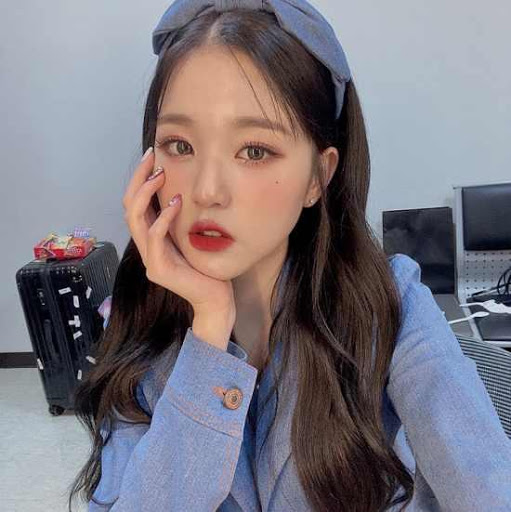
#> input picture 02. openCV/team/xmlSample/sachin.jpg, 511 x 512 px
$ jupyter execute --allow-errors test.ipynb
#> lines starting #> are read from the running program, lines starting #| are printed output that depends on the picture
[cell 1]
import numpy as np
import cv2 as cv


#　顔とめを認識するXMLファイルを呼び出す。
face_cascade = cv.CascadeClassifier('haarcascade_frontface.xml')
eye_cascade = cv.CascadeClassifier('mouth.xml')


img1 = cv.imread('sachin.jpg')
#> img1 is the input picture: shape (512, 511, 3); mean B, G, R 126.5, 118.2, 123.3
gray1 = cv.cvtColor(img1, cv.COLOR_BGR2GRAY)

img2 = cv.imread('sachin2.jpg')
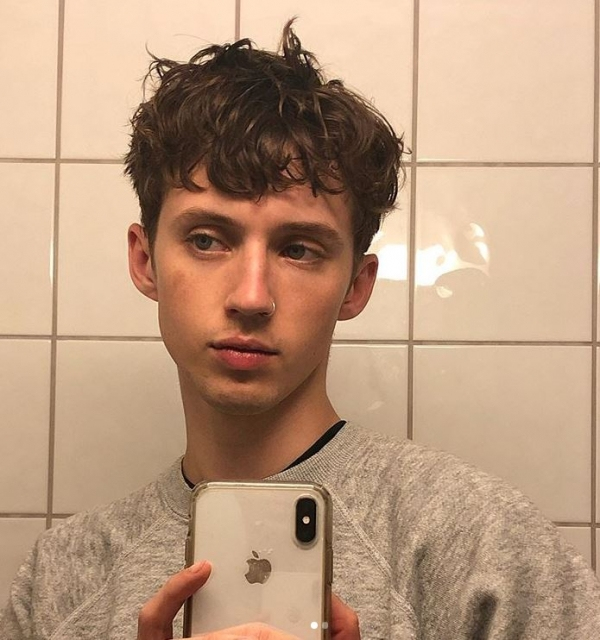
#> input picture 02. openCV/team/xmlSample/sachin2.jpg, 600 x 640 px
#> img2 is the input picture: shape (640, 600, 3); mean B, G, R 127.4, 153.7, 186.4
gray2 = cv.cvtColor(img2, cv.COLOR_BGR2GRAY)

img3 = cv.imread('sachin3.jpg')
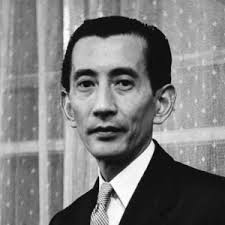
#> input picture 02. openCV/team/xmlSample/sachin3.jpg, 225 x 225 px
#> img3 is the input picture: shape (225, 225, 3); min 0, max 255, mean 125.6
gray3 = cv.cvtColor(img3, cv.COLOR_BGR2GRAY)


# 顔の認識.
faces1 = face_cascade.detectMultiScale(gray1, 1.3, 5)
#> faces1 = [[106, 61, 219, 219]]
faces2 = face_cascade.detectMultiScale(gray2, 1.3, 5)
#> faces2 = [[138, 151, 231, 231]]
faces3 = face_cascade.detectMultiScale(gray3, 1.3, 5)
#> faces3 = [[48, 36, 116, 116]]

#顔の座標をRETURNする。
for (x,y,w,h) in faces1:

    # 顔を表示。
    cv.rectangle(img1,(x,y),(x+w,y+h),(255,0,0),2)

    #　目は顔の中にあるので顔の中でやる
    roi_gray1 = gray1[y:y+h, x:x+w]
    roi_color1 = img1[y:y+h, x:x+w]

    # 目の認識.
    eyes1 = eye_cascade.detectMultiScale(roi_gray1)

    # 目の座標をRETURNする.
    for (ex,ey,ew,eh) in eyes1:
        # 顔を表示
        cv.rectangle(roi_color1,(ex,ey),(ex+ew,ey+eh),(0,255,0),2)
#> this loop made 1 pass
#> (x, y, w, h, eyes1) on pass 1: (106, 61, 219, 219, [[77, 163, 57, 34], [121, 80, 59, 35], [101, 56, 106, 64]])
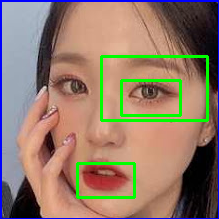
#> roi_color1: shape (219, 219, 3); mean B, G, R 106.3, 122.9, 145.7

for (x,y,w,h) in faces2:

    cv.rectangle(img2,(x,y),(x+w,y+h),(255,0,0),2)

    roi_gray2 = gray2[y:y+h, x:x+w]
    roi_color2 = img2[y:y+h, x:x+w]

    eyes2 = eye_cascade.detectMultiScale(roi_gray2)

    for (ex,ey,ew,eh) in eyes2:
        cv.rectangle(roi_color2,(ex,ey),(ex+ew,ey+eh),(0,255,0),2)
#> this loop made 1 pass
#> pass 1, `roi_gray2 = gray2[y:y+h, x:x+w]`:
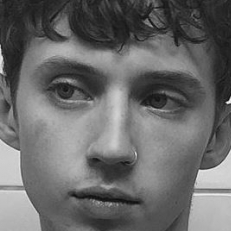
#> roi_gray2: shape (231, 231); min 14, max 242, mean 105.1
#> after the loop:
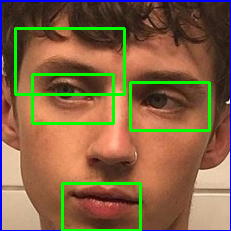
#> roi_color2: shape (231, 231, 3); mean B, G, R 68.6, 100.4, 131.7

for (x,y,w,h) in faces3:

    cv.rectangle(img3,(x,y),(x+w,y+h),(255,0,0),2)

    roi_gray3 = gray3[y:y+h, x:x+w]
    roi_color3 = img3[y:y+h, x:x+w]

    eyes3 = eye_cascade.detectMultiScale(roi_gray3)

    for (ex,ey,ew,eh) in eyes3:
        cv.rectangle(roi_color3,(ex,ey),(ex+ew,ey+eh),(0,255,0),2)
#> this loop made 1 pass
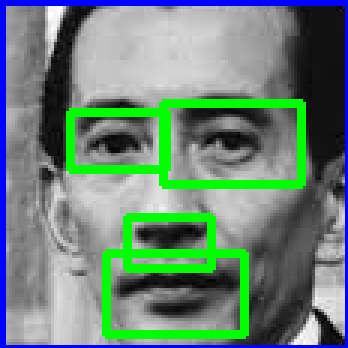
#> roi_color3: shape (116, 116, 3) (shown 3 times larger); mean B, G, R 119.6, 132.5, 106.6


# 얼굴과 눈 검출 결과를 화면에 보여줍니다.
cv.imshow('img1',img1)
cv.imshow('img2',img2)
cv.imshow('img3',img3)
cv.waitKey(0)

cv.destroyAllWindows()

[cell 2]
import numpy as np
import cv2 as cv


#face_cascade = cv.CascadeClassifier('haarcascade_frontalface_default.xml')
face_cascade = cv.CascadeClassifier('haarcascade_fullbody.xml')


img1 = cv.imread('Sample1.jpg')
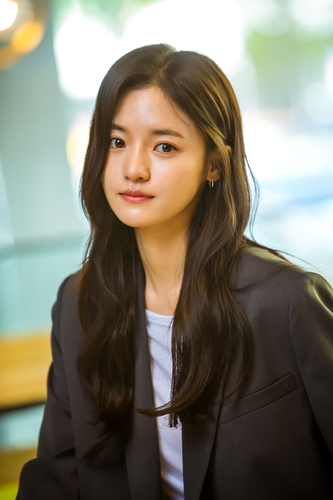
#> input picture 02. openCV/team/xmlSample/Sample1.jpg, 333 x 500 px
#> img1 is the input picture: shape (500, 333, 3); mean B, G, R 110.2, 124.7, 128.6
gray1 = cv.cvtColor(img1, cv.COLOR_BGR2GRAY)
#> gray1: shape (500, 333)
img2 = cv.imread('Sample2.jpg')
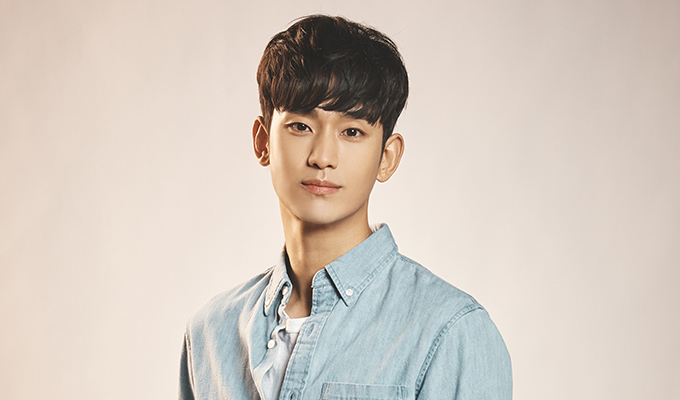
#> input picture 02. openCV/team/xmlSample/Sample2.jpg, 680 x 400 px
#> img2 is the input picture: shape (400, 680, 3); mean B, G, R 191.6, 201.2, 211.9
gray2 = cv.cvtColor(img2, cv.COLOR_BGR2GRAY)
#> gray2: shape (400, 680)
img3 = cv.imread('Sample3.jpg')
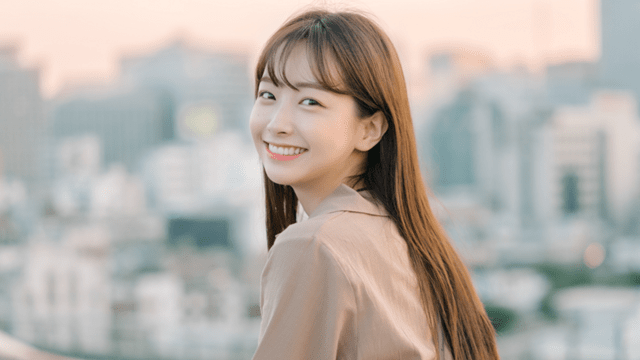
#> input picture 02. openCV/team/xmlSample/Sample3.jpg, 640 x 360 px
#> img3 is the input picture: shape (360, 640, 3); mean B, G, R 169.3, 175.7, 182.8
gray3 = cv.cvtColor(img3, cv.COLOR_BGR2GRAY)
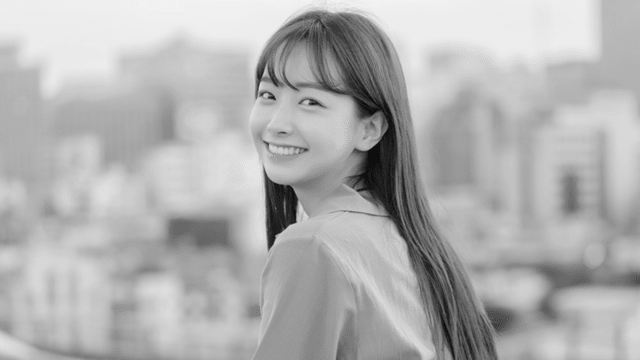
#> gray3: shape (360, 640); min 14, max 242, mean 177.1
img4 = cv.imread('Sample4.jpg')
#> (the rest of this cell did not finish here and is left out)
